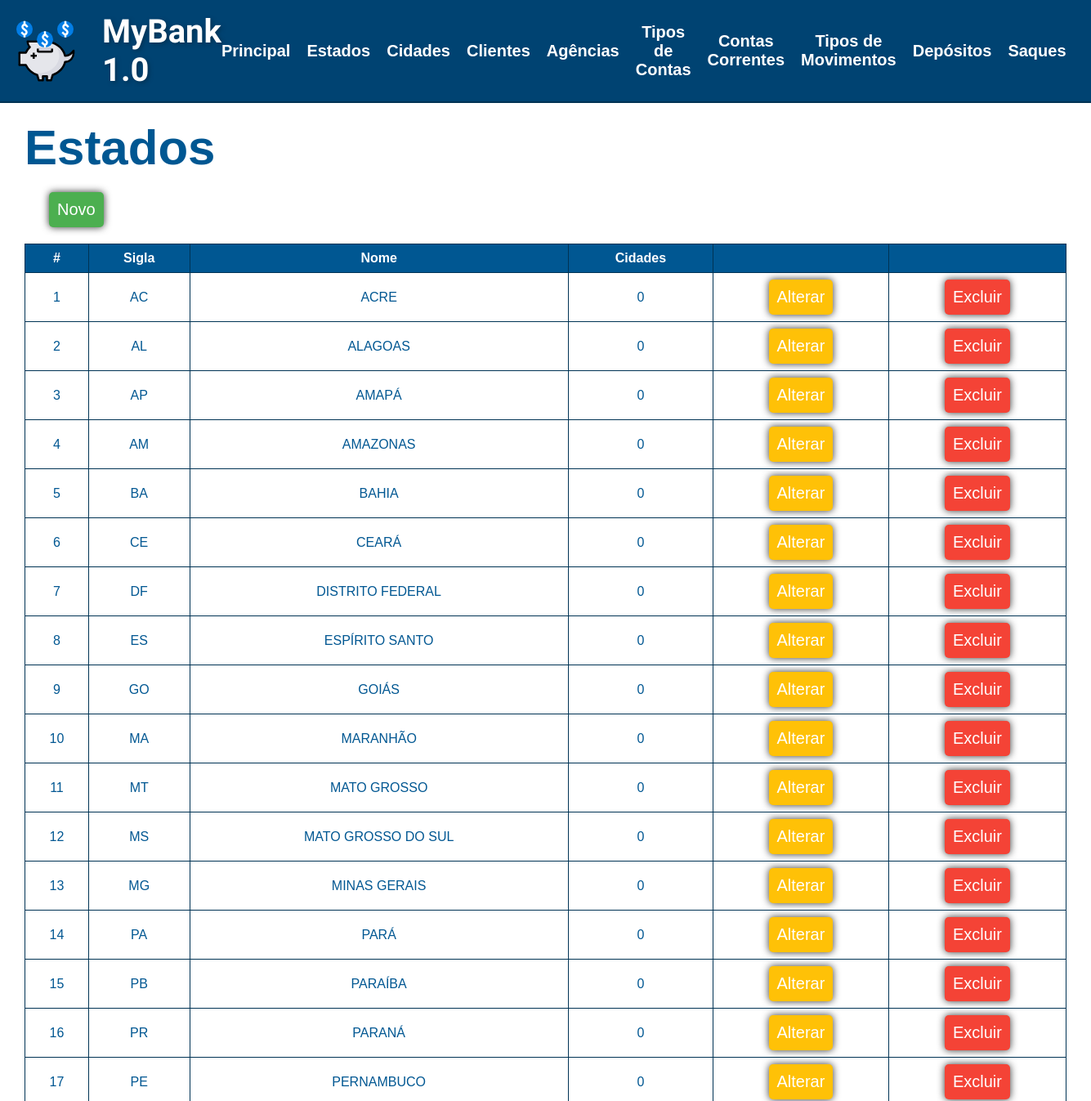
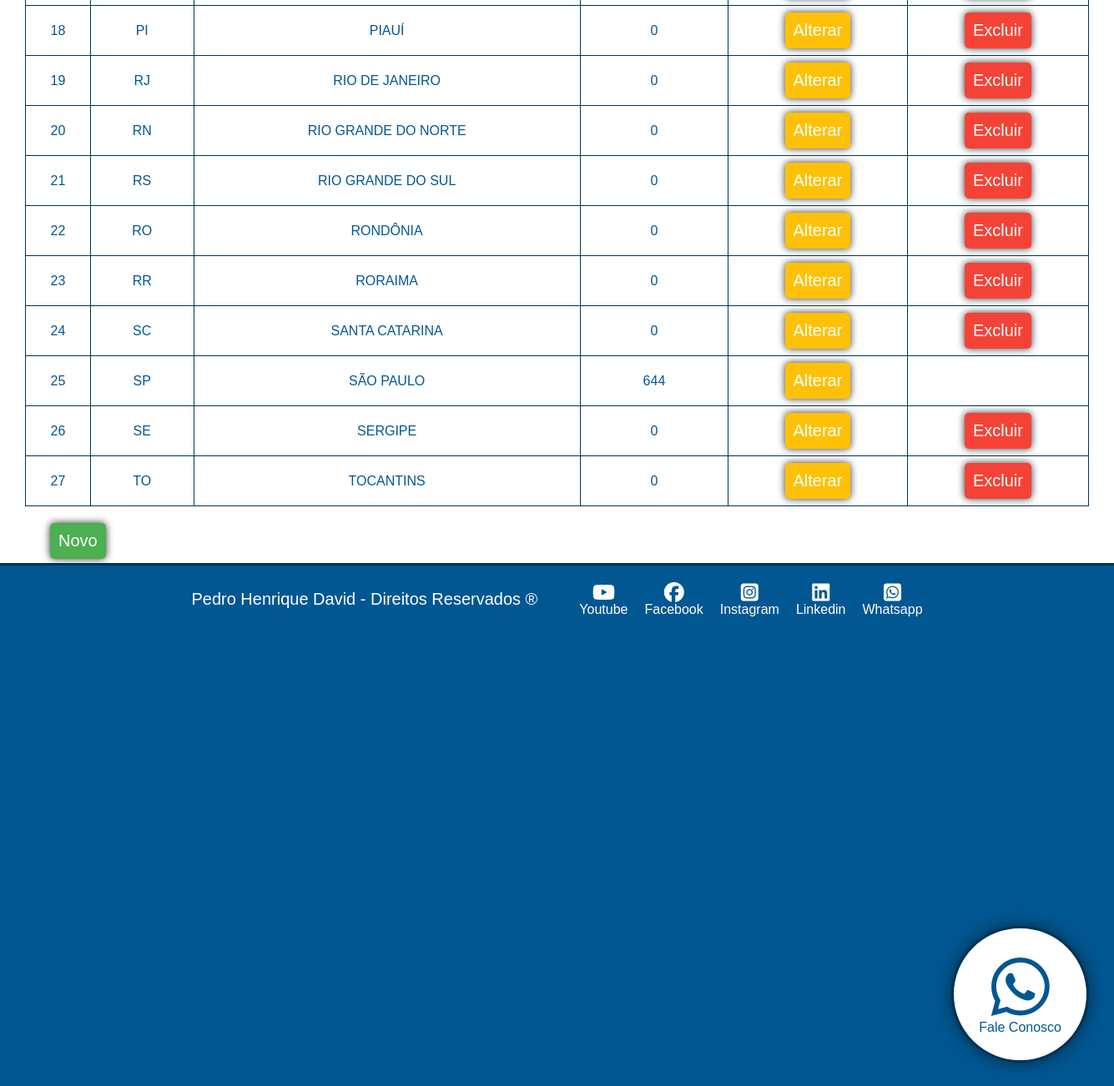
The app's page /estados.php with its own data (2 pictures, top to bottom).
### tables this page shows
CREATE TABLE `estado` (
  `IDESTADO` int(11) NOT NULL AUTO_INCREMENT,
  `SIGLA` varchar(2) NOT NULL,
  `NOME` varchar(30) NOT NULL,
  `CIDADES` int(11) DEFAULT 0,
  PRIMARY KEY (`IDESTADO`),
  UNIQUE KEY `SIGLA` (`SIGLA`),
  UNIQUE KEY `NOME` (`NOME`)
);

### classeestado.php (called while the page is built, shortened)
<?php
class Estado {
public function listar() {
    require("conexaobd.php");
    $comando = "SELECT IDESTADO, SIGLA, NOME, CIDADES FROM estado ORDER BY NOME;";
    try {
        $resultado = $conexao->prepare($comando);
        $resultado->execute();
        return $resultado->fetchAll(PDO::FETCH_ASSOC);
    } catch (PDOException $e) {
        die("Erro na execução da consulta: " . $e->getMessage());
    }
}
}

### estados.php (the view, shortened to what this page needs)
<!DOCTYPE html>
<html lang="pt-br">
<head>
    <link rel="stylesheet" type="text/css" href="styles/estilo.css">
    <link rel="stylesheet" href="https://cdnjs.cloudflare.com/ajax/libs/font-awesome/6.5.2/css/all.min.css" />
</head>
<body>
    <header class="cabecalho">
        <section class="cabecalho-logo">
            <img class="cabecalho-logo-imagem" src="./assets/logo.svg">
            <h1 class="cabecalho-logo-texto">MyBank 1.0</h1>
        </section>
        <section class="cabecalho-menu">
            <nav class="cabecalho-menu-navegacao">
                <a class="cabecalho-menu-navegacao-item" href="index.php">Principal</a>
                <a class="cabecalho-menu-navegacao-item" href="estados.php">Estados</a>
                <a class="cabecalho-menu-navegacao-item" href="cidades.php">Cidades</a>
                <a class="cabecalho-menu-navegacao-item" href="clientes.php">Clientes</a>
                <a class="cabecalho-menu-navegacao-item" href="agencias.php">Agências</a>
                <a class="cabecalho-menu-navegacao-item" href="tiposdecontas.php">Tipos de<br> Contas</a>
                <a class="cabecalho-menu-navegacao-item" href="contascorrentes.php">Contas<br>Correntes</a>
                <a class="cabecalho-menu-navegacao-item" href="tiposdemoviments.php">Tipos de<br>Movimentos</a>
                <a class="cabecalho-menu-navegacao-item" href="contascorrentes.php">Depósitos</a>
                <a class="cabecalho-menu-navegacao-item" href="contascorrentes.php">Saques</a>
            </nav>
        </section>
    </header>
    <main class="conteudo-dados">
        <section class="conteudo-dados-titulo">
            <h1 class="conteudo-dados-titulo-texto">
                Estados
            </h1>
        </section>
        <section class="conteudo-dados-novo">
            <a href="estado.php" class="conteudo-dados-acao">
                <button class="conteudo-dados-acao-novo">
                    Novo
                </button>
            </a>
        </section>
        <section class="conteudo-dados-tabela">
            <table>
                <thead>
                    <tr class="tr-cabecalho">
                        <th>#</th>
                        <th>Sigla</th>
                        <th>Nome</th>
                        <th>Cidades</th>
                        <th></th>
                        <th></th>
                    </tr>
                </thead>
                <tbody>
                    <?php
                    require("classeestado.php");
                    $estado = new Estado();
                    $estados = $estado->listar();
                    foreach ($estados as $registro) {
                    ?>
                        <tr class="tr-registro">
                            <td><?php echo $registro["IDESTADO"]; ?></td>
                            <td><?php echo $registro["SIGLA"]; ?></td>
                            <td><?php echo $registro["NOME"]; ?></td>
                            <td><?php echo $registro["CIDADES"]; ?></td>
                            <td>
                                <a href="estado.php?idestado=<?php echo $registro["IDESTADO"]; ?>" class="conteudo-dados-acao">
                                    <button class="conteudo-dados-acao-alterar">
                                        Alterar
                                    </button>
                                </a>
                            </td>
                            <td>
                                <?php
                                if ($registro["CIDADES"] == 0){
                                    ?>
                                    <button onclick="excluir(<?php echo $registro['IDESTADO']; ?>)" class="conteudo-dados-acao-excluir">
                                        Excluir
                                    </button>
                                <?php
                                }
                                ?>
                            </td>
                        </tr>
                    <?php
                    }
                    ?>
                </tbody>
            </table>
        </section>
        <section class="conteudo-dados-novo">
            <a href="estado.php" class="conteudo-dados-acao">
                <button class="conteudo-dados-acao-novo">
                    Novo
                </button>
            </a>
        </section>
    </main>
    <footer class="rodape">
        <section class="rodape-autor">
            <p class="rodape-autor-nome">
                Pedro Henrique David - Direitos Reservados &reg;
            </p>
        </section>
        <section class="rodape-contato">
            <a href="#" class="rodape-contato-link">
                <i class="fa-brands fa-youtube rodape-contato-link-icone"></i>
                <spam class="rodape-contato-icone-legenda">Youtube</spam>
            </a>
            <a href="#" class="rodape-contato-link">
                <i class="fa-brands fa-facebook rodape-contato-link-icone"></i>
                <spam class="rodape-contato-icone-legenda">Facebook</spam>
            </a>
            <a href="#" class="rodape-contato-link">
                <i class="fa-brands fa-square-instagram rodape-contato-link-icone"></i>
                <spam class="rodape-contato-icone-legenda">Instagram</spam>
            </a>
            <a href="#" class="rodape-contato-link">
                <i class="fa-brands fa-linkedin rodape-contato-link-icone"></i>
                <spam class="rodape-contato-icone-legenda">Linkedin</spam>
            </a>
            <a href="#" class="rodape-contato-link">
                <i class="fa-brands fa-square-whatsapp rodape-contato-link-icone"></i>
                <spam class="rodape-contato-icone-legenda">Whatsapp</spam>
            </a>
        </section>
    </footer>
    <div class="chat-whatsapp">
        <a href="https://wa.me/SEUNUMERO" target="_blank">
            <i class="fa-brands fa-whatsapp chat-whatsapp-icone"></i>
        </a>
        <spam class="chat-whatspp-legenda">Fale Conosco</spam>
    </div>
</body>
</html>

### styles/estilo.css (style rules this page uses)
:root { --cordofundo: #005792; --cordofundodestaque: #003354; --cordafonte: #ffffff; --cordofundoconteudo: #ffffff; --cordafonteconteudo: #005792; --corbotaonovo: #4CAF50; --corbotaoalterar: #FFC107; --corbotaoexcluir: #F44336; }
* { margin: 0; padding: 0; text-decoration: none; }
body { background-color: var(--cordofundo); color: var(--cordafonte); font-family: Verdana, Geneva, Tahoma, sans-serif; }
.cabecalho { display: flex; flex-direction: row; align-items: center; justify-content: space-around; padding: 15px; border-bottom: 2px solid var(--cordofundodestaque); transition: all 0.5s ease-in-out; }
.cabecalho a { color: var(--cordafonte); }
.cabecalho-logo { display: flex; flex-direction: row; align-items: center; justify-content: space-around; }
.cabecalho-logo-texto { font-family: "Oleo Script", system-ui; font-weight: 700; font-style: normal; font-size: 40px; text-shadow: 2px 2px 5px var(--cordofundodestaque); }
.cabecalho-logo-imagem { height: 80px; margin-right: 30px; transition: transform 2s ease; }
.cabecalho-menu-navegacao { display: flex; flex-direction: row; align-items: center; justify-content: space-around; text-align: center; }
.cabecalho-menu-navegacao-item { font-size: 20px; font-weight: 600; margin-right: 20px; transition: all 1s ease; }
.conteudo-dados { padding: 20px 30px 20px 30px; background-color: var(--cordofundoconteudo); color: var(--cordafonteconteudo); height: 70vh; overflow-y: auto; }
.conteudo-dados-titulo { font-size: 40px; }
table { width: 100%; border-collapse: collapse; margin-top: 20px; }
th, td { border: 1px solid var(--cordofundodestaque); padding: 8px; text-align: center; }
thead { background-color: var(--cordofundo); color: var(--cordafonte); }
.tr-registro { transition: all 0.3s ease; }
.conteudo-dados-novo { margin: 20px 0px 20px 30px; }
.conteudo-dados-acao-novo, .conteudo-dados-acao-alterar, .conteudo-dados-acao-excluir { font-size: 20px; padding: 10px; cursor: pointer; color: var(--cordafonte); border:none; border-radius: 5px; box-shadow: 0px 0px 10px rgba(0, 0, 0, 0.8); transition: all 0.5s ease; }
.conteudo-dados-acao-novo { background-color: var(--corbotaonovo); }
.conteudo-dados-acao-alterar { background-color: var(--corbotaoalterar); }
.conteudo-dados-acao-excluir { background-color: var(--corbotaoexcluir); }
.rodape { border-top: 3px solid var(--cordofundodestaque); display: flex; flex-direction: row; align-items: center; justify-content: center; gap: 50px; padding-top: 20px; padding-bottom: 20px; }
.rodape-autor-nome { color: var(--cordafonte); font-size: 20px; }
.rodape-contato { display: flex; flex-direction: row; align-items: center; justify-content: center; gap: 20px; }
.rodape-contato-link { display: flex; flex-direction: column; justify-content: center; align-items: center; color: var(--cordafonte); transition: all 0.5s ease; }
.rodape-contato-link-icone { font-size: 24px; }
.chat-whatsapp { position: fixed; bottom: 30px; right: 30px; z-index: 9999; padding: 30px; display: flex; flex-direction: column; justify-content: center; align-items: center; background-color: var(--cordofundoconteudo); border: 3px solid var(--cordofundodestaque); border-radius: 100px; box-shadow: 0px 0px 20px rgba(0, 0, 0, 0.5); }
.chat-whatsapp-icone { color: var(--cordafonteconteudo); font-size: 80px; }
.chat-whatspp-legenda { color: var(--cordafonteconteudo); font-size: 16px; }

### records on screen
estado: IDESTADO "1", SIGLA "AC", NOME "ACRE", CIDADES "0"
estado: IDESTADO "2", SIGLA "AL", NOME "ALAGOAS", CIDADES "0"
estado: IDESTADO "3", SIGLA "AP", NOME "AMAPÁ", CIDADES "0"
estado: IDESTADO "4", SIGLA "AM", NOME "AMAZONAS", CIDADES "0"
estado: IDESTADO "5", SIGLA "BA", NOME "BAHIA", CIDADES "0"
estado: IDESTADO "6", SIGLA "CE", NOME "CEARÁ", CIDADES "0"
estado: IDESTADO "7", SIGLA "DF", NOME "DISTRITO FEDERAL", CIDADES "0"
estado: IDESTADO "8", SIGLA "ES", NOME "ESPÍRITO SANTO", CIDADES "0"
estado: IDESTADO "9", SIGLA "GO", NOME "GOIÁS", CIDADES "0"
estado: IDESTADO "10", SIGLA "MA", NOME "MARANHÃO", CIDADES "0"
estado: IDESTADO "11", SIGLA "MT", NOME "MATO GROSSO", CIDADES "0"
estado: IDESTADO "12", SIGLA "MS", NOME "MATO GROSSO DO SUL", CIDADES "0"
estado: IDESTADO "13", SIGLA "MG", NOME "MINAS GERAIS", CIDADES "0"
estado: IDESTADO "14", SIGLA "PA", NOME "PARÁ", CIDADES "0"
estado: IDESTADO "15", SIGLA "PB", NOME "PARAÍBA", CIDADES "0"
estado: IDESTADO "16", SIGLA "PR", NOME "PARANÁ", CIDADES "0"
estado: IDESTADO "17", SIGLA "PE", NOME "PERNAMBUCO", CIDADES "0"
estado: IDESTADO "18", SIGLA "PI", NOME "PIAUÍ", CIDADES "0"
estado: IDESTADO "19", SIGLA "RJ", NOME "RIO DE JANEIRO", CIDADES "0"
estado: IDESTADO "20", SIGLA "RN", NOME "RIO GRANDE DO NORTE", CIDADES "0"
estado: IDESTADO "21", SIGLA "RS", NOME "RIO GRANDE DO SUL", CIDADES "0"
estado: IDESTADO "22", SIGLA "RO", NOME "RONDÔNIA", CIDADES "0"
estado: IDESTADO "23", SIGLA "RR", NOME "RORAIMA", CIDADES "0"
estado: IDESTADO "24", SIGLA "SC", NOME "SANTA CATARINA", CIDADES "0"
estado: IDESTADO "25", SIGLA "SP", NOME "SÃO PAULO", CIDADES "644"
estado: IDESTADO "26", SIGLA "SE", NOME "SERGIPE", CIDADES "0"
estado: IDESTADO "27", SIGLA "TO", NOME "TOCANTINS", CIDADES "0"
